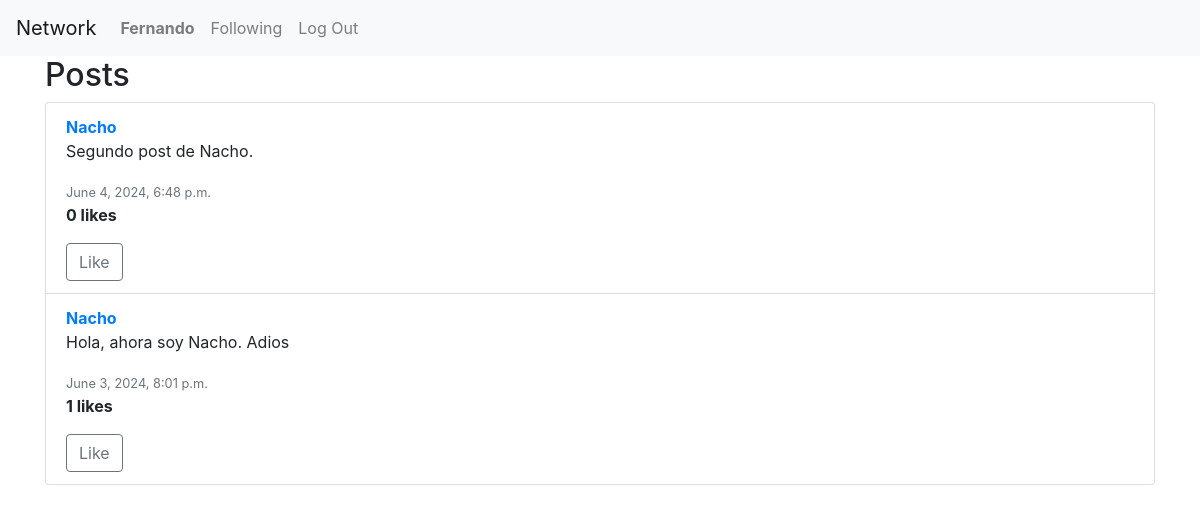
The page /following/ (signed in) on the database as committed earlier.
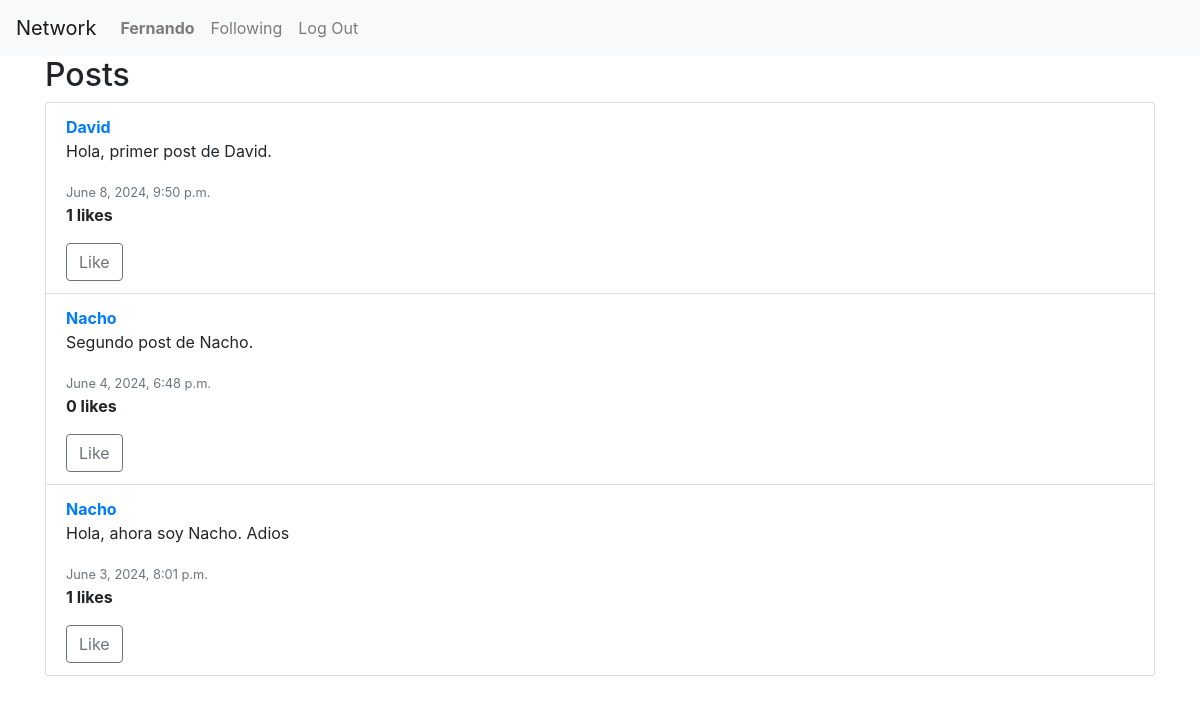
The same page on the database as committed later.
### network/models.py (models this page shows, shortened)
class Post(models.Model):
    user = models.ForeignKey(User, on_delete=models.CASCADE, related_name="posts")
    content = models.TextField(blank=True)
    timestamp = models.DateTimeField(auto_now_add=True)

class User(AbstractUser):
    pass

### network/views.py (the view)
# urls.py: path('following/', views.following, name='following'),
@login_required
def following(request):
    user = request.user
    following_users = User.objects.filter(followed__user=user)
    posts_list = Post.objects.filter(user__in=following_users).annotate(likes_count=Count('liked')).order_by('-timestamp')
    paginator = Paginator(posts_list, 10)
    page_number = request.GET.get('page')
    posts = paginator.get_page(page_number)
    return render(request, "network/following.html", {"posts": posts})

### network/templates/network/following.html (shortened to what this page needs)
{% extends "network/layout.html" %}
{% block body %}
<div class="container">
    <h2>Posts</h2>
    <ul class="list-group">
        {% for post in posts %}
            <li class="list-group-item" id="post-{{ post.id }}">
                <a href="{% url 'network:profile' post.user.username %}"><strong>{{ post.user.username }}</strong></a>
                <div id="post-content-{{ post.id }}">
                    <p>{{ post.content }}</p>
                </div>
                <div>
                    <small class="text-muted">{{ post.timestamp }}</small>
                    <p><strong>{{ post.likes_count }} likes</strong></p>
                    {% if user.is_authenticated %}
                        <button id="like-button-{{ post.id }}" onclick="toggleLike({{ post.id }}, event)"
                                class="btn {% if post in user.liked_posts.all %}btn-success{% else %}btn-outline-secondary{% endif %}"
                                data-liked="{% if post in user.liked_posts.all %}true{% else %}false{% endif %}">
                            Like
                        </button>
                    {% endif %}
                </div>
            </li>
        {% endfor %}
    </ul>
</div>
{% endblock %}

Rows that differ between the two databases and show on the page:
added Post: user.username "David", content "Hola, primer post de David.", timestamp "June 8, 2024, 9:50 p.m.", likes_count "1"
